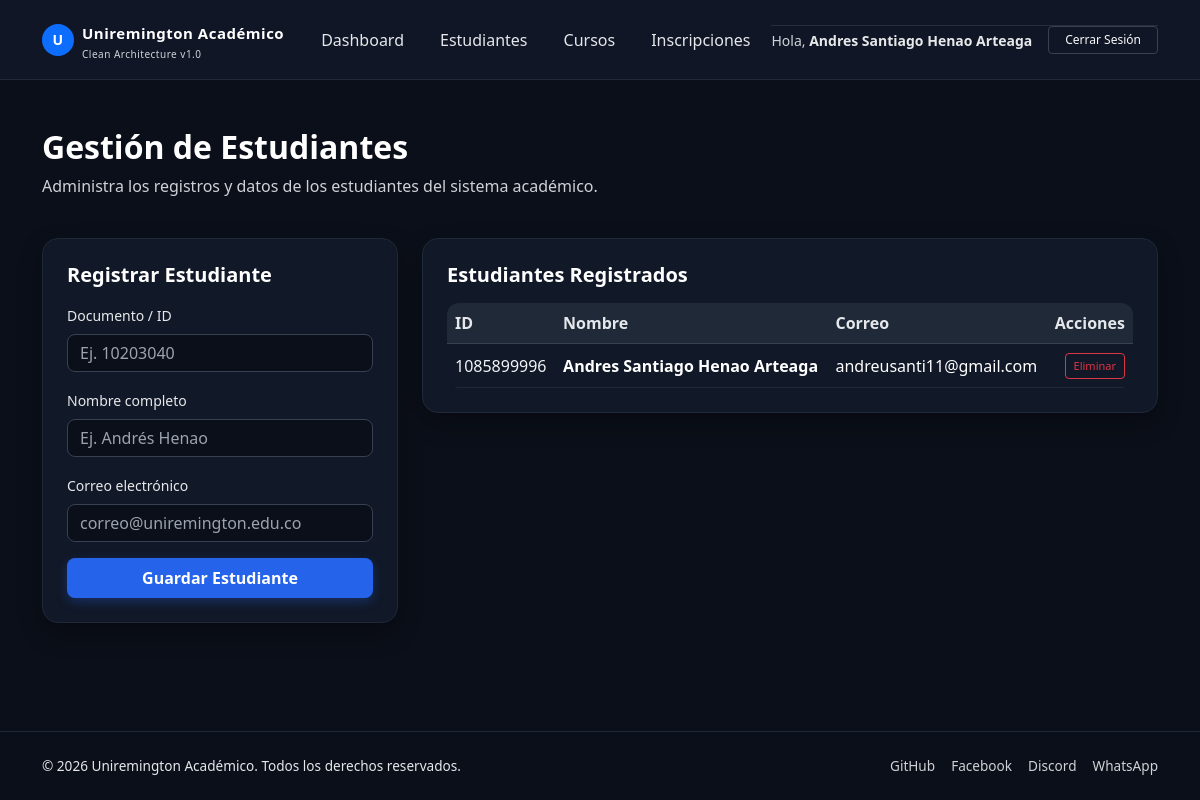
/estudiantes (signed in), run on an earlier commit of the app's database.
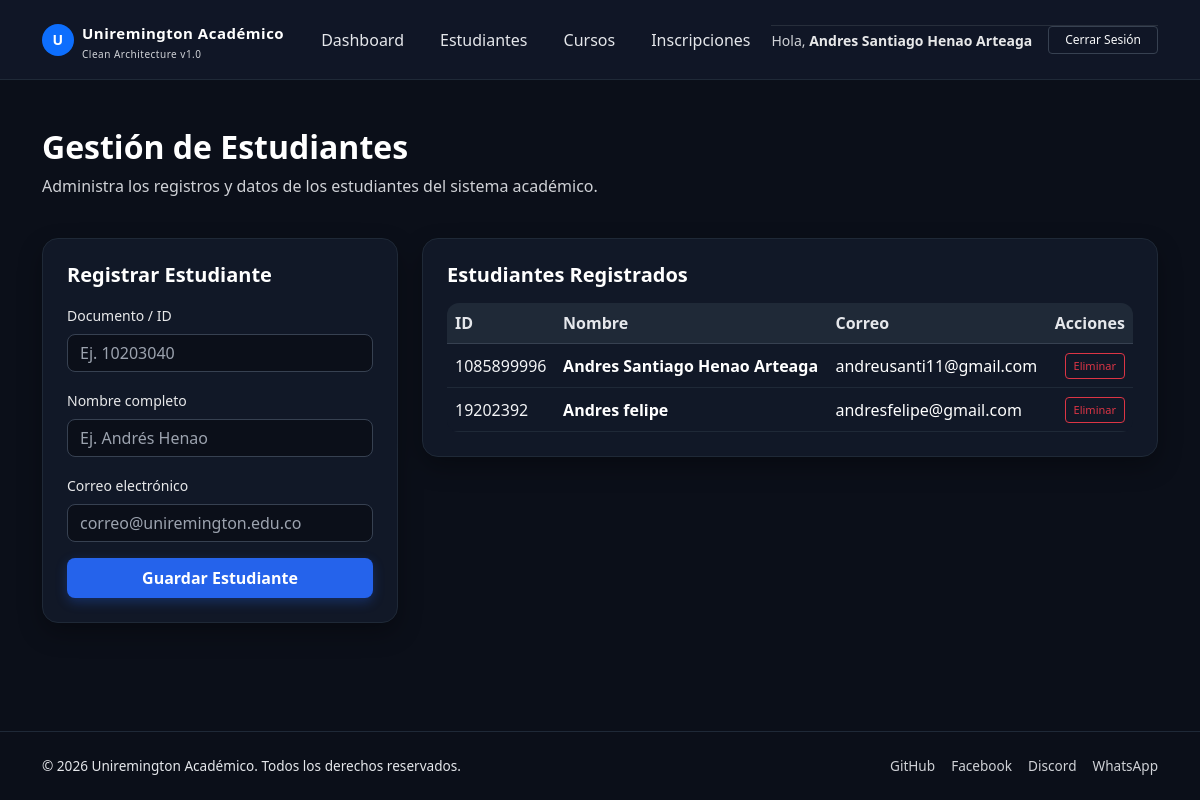
And on a later commit of the database.
### tables this page shows
CREATE TABLE estudiantes (
                    id TEXT PRIMARY KEY,
                    nombre TEXT,
                    correo TEXT
                );

### app.py (the view)
@app.route('/estudiantes')
def estudiantes():
    if 'user_id' not in session: return redirect(url_for('login'))
    with db_conn._conectar() as conn:
        cursor = conn.cursor()
        cursor.execute("SELECT * FROM estudiantes")
        lista = cursor.fetchall()
    return render_template('estudiantes.html', estudiantes=lista)

### infrastructure/database.py (called while the page is built)
    def _conectar(self):
        return sqlite3.connect(self.db_name)

### templates/estudiantes.html
{% extends "base.html" %}
{% block content %}
<div class="row mb-4">
    <div class="col-12">
        <h2 class="fw-bold text-white">Gestión de Estudiantes</h2>
        <p class="text-muted">Administra los registros y datos de los estudiantes del sistema académico.</p>
    </div>
</div>
<div class="row g-4">
    <div class="col-lg-4">
        <div class="card-dark p-4">
            <h5 class="fw-bold text-white mb-3">Registrar Estudiante</h5>
            <form action="/registrar_estudiante" method="POST">
                <div class="mb-3">
                    <label class="form-label text-muted small">Documento / ID</label>
                    <input type="text" name="id" class="form-control" placeholder="Ej. 10203040" required>
                </div>
                <div class="mb-3">
                    <label class="form-label text-muted small">Nombre completo</label>
                    <input type="text" name="nombre" class="form-control" placeholder="Ej. Andrés Henao" required>
                </div>
                <div class="mb-3">
                    <label class="form-label text-muted small">Correo electrónico</label>
                    <input type="email" name="correo" class="form-control" placeholder="correo@uniremington.edu.co" required>
                </div>
                <button type="submit" class="btn btn-primary w-100 py-2">Guardar Estudiante</button>
            </form>
        </div>
    </div>
    <div class="col-lg-8">
        <div class="card-dark p-4">
            <h5 class="fw-bold text-white mb-3">Estudiantes Registrados</h5>
            <div class="table-responsive">
                <table class="table table-dark-custom align-middle mb-0">
                    <thead>
                        <tr>
                            <th>ID</th>
                            <th>Nombre</th>
                            <th>Correo</th>
                            <th class="text-end">Acciones</th>
                        </tr>
                    </thead>
                    <tbody>
                        {% for est in estudiantes %}
                        <tr>
                            <td>{{ est[0] }}</td>
                            <td class="fw-semibold text-white">{{ est[1] }}</td>
                            <td class="text-white">{{ est[2] }}</td>
                            <td class="text-end">
                                <a href="/eliminar_estudiante/{{ est[0] }}" class="btn btn-outline-danger btn-sm px-2 py-1" style="font-size: 11px;">Eliminar</a>
                            </td>
                        </tr>
                        {% else %}
                        <tr>
                            <td colspan="4" class="text-center text-muted py-4">No hay estudiantes registrados todavía.</td>
                        </tr>
                        {% endfor %}
                    </tbody>
                </table>
            </div>
        </div>
    </div>
</div>
{% endblock %}

### templates/base.html (shortened to what this page needs)
<!DOCTYPE html>
<html lang="es">
<head>
    <link href="https://cdn.jsdelivr.net/npm/bootstrap@5.3.0/dist/css/bootstrap.min.css" rel="stylesheet">
</head>
<body>
    <div>
        {% if session.get('user_id') %}
        <nav class="navbar navbar-expand-lg navbar-dark navbar-custom">
            <div class="container">
                <a class="navbar-brand d-flex align-items-center gap-2" href="/">
                    <div class="bg-primary rounded-circle d-flex align-items-center justify-content-center text-white fw-bold" style="width: 32px; height: 32px; font-size: 14px;">U</div>
                    <div>
                        <span style="font-size: 15px;">Uniremington Académico</span>
                        <div class="text-muted" style="font-size: 10px; font-weight: 400;">Clean Architecture v1.0</div>
                    </div>
                </a>
                <div class="collapse navbar-collapse" id="navbarNav">
                    <div class="navbar-nav mx-auto align-items-lg-center gap-1 my-2 my-lg-0">
                        <a class="nav-link" href="/">Dashboard</a>
                        <a class="nav-link" href="/estudiantes">Estudiantes</a>
                        <a class="nav-link" href="/cursos">Cursos</a>
                        <a class="nav-link" href="/inscripciones">Inscripciones</a>
                    </div>
                    <div class="d-flex flex-column flex-lg-row align-items-lg-center gap-3 mt-3 mt-lg-0 pt-3 pt-lg-0 border-top border-secondary border-opacity-25 border-top-lg-0">
                        <span class="text-muted small">Hola, <strong class="text-white">{{ session.get('user_name') }}</strong></span>
                        <a class="btn btn-outline-light btn-sm px-3 text-center" href="/logout" style="border-color: #374151; font-size: 12px;">Cerrar Sesión</a>
                    </div>
                </div>
            </div>
        </nav>
        {% endif %}
        <div class="container py-4 py-md-5 fade-in">
            {% block content %}{% endblock %}
        </div>
    </div>
    <footer class="py-4 mt-auto">
        <div class="container d-flex flex-column flex-md-row justify-content-between align-items-center gap-2 text-center text-md-start">
            <div>© 2026 Uniremington Académico. Todos los derechos reservados.</div>
            <div class="d-flex gap-3 text-muted justify-content-center">
                <span>GitHub</span>
                <span>Facebook</span>
                <span>Discord</span>
                <span>WhatsApp</span>
            </div>
        </div>
    </footer>
</body>
</html>

What changed in the data, as far as the page shows it:
added estudiantes: id "19202392", nombre "Andres felipe", correo "andresfelipe@gmail.com"
